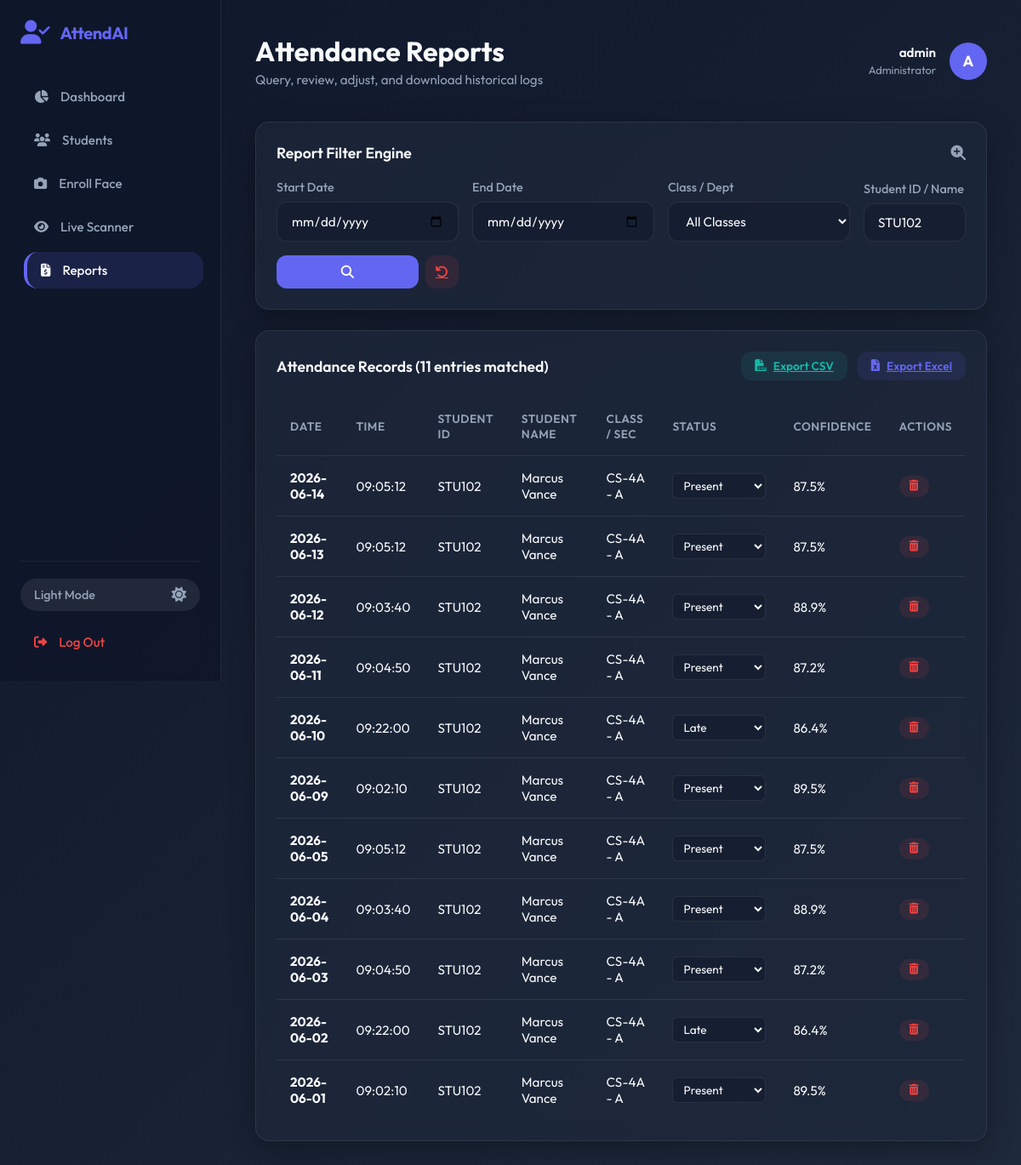
/reports?student_id=STU102 (signed in), run on the app's committed database.
### tables this page shows
CREATE TABLE attendance (
            attendance_id INTEGER PRIMARY KEY AUTOINCREMENT,
            student_id VARCHAR(50) NOT NULL,
            date DATE NOT NULL,
            time TIME NOT NULL,
            status VARCHAR(15) DEFAULT 'Present',
            recognition_confidence REAL,
            FOREIGN KEY (student_id) REFERENCES students(student_id) ON DELETE CASCADE,
            UNIQUE(student_id, date) -- Prevent duplicate logs for the same student on the same day
        );

CREATE TABLE students (
            student_id VARCHAR(50) PRIMARY KEY,
            name VARCHAR(100) NOT NULL,
            class_name VARCHAR(50) NOT NULL,
            section VARCHAR(10) NOT NULL,
            email VARCHAR(100) UNIQUE,
            phone VARCHAR(20),
            face_encoding TEXT, -- Serialized JSON list of float values
            image_path VARCHAR(255),
            created_at TIMESTAMP DEFAULT CURRENT_TIMESTAMP
        );

### app.py (the view)
@app.route('/reports', methods=['GET'])
@login_required
def reports():
    start_date = request.args.get('start_date', '').strip() or None
    end_date = request.args.get('end_date', '').strip() or None
    student_id = request.args.get('student_id', '').strip() or None
    class_filter = request.args.get('class_filter', '').strip() or None
    logs = database.get_attendance_history(start_date, end_date, student_id, class_filter)
    classes = database.get_all_classes()
    return render_template(
        'reports.html',
        logs=logs,
        classes=classes,
        start_date=start_date,
        end_date=end_date,
        student_id=student_id,
        class_filter=class_filter
    )

### app.py (called while the page is built)
def login_required(f):
    @wraps(f)
    def decorated_function(*args, **kwargs):
        if 'teacher_id' not in session:
            flash("Please sign in to access the system.", "error")
            return redirect(url_for('login'))
        return f(*args, **kwargs)
    return decorated_function

### database.py (called while the page is built)
def get_db_connection():
    conn = sqlite3.connect(DB_PATH)
    conn.row_factory = sqlite3.Row
    conn.execute("PRAGMA foreign_keys = ON;")
    return conn

def get_all_classes():
    conn = get_db_connection()
    classes = conn.execute("SELECT DISTINCT class_name FROM students ORDER BY class_name").fetchall()
    conn.close()
    return [c['class_name'] for c in classes]

### templates/reports.html (shortened to what this page needs)
{% extends "base.html" %}
{% block header_title %}Attendance Reports{% endblock %}
{% block header_subtitle %}Query, review, adjust, and download historical logs{% endblock %}
{% block content %}
<div class="glass-card" style="margin-bottom: 24px;">
    <div class="chart-title">
        <span>Report Filter Engine</span>
        <i class="fas fa-search-plus text-secondary" style="color: var(--text-secondary);"></i>
    </div>
    <form action="{{ url_for('reports') }}" method="GET" style="display: grid; grid-template-columns: repeat(auto-fit, minmax(200px, 1fr)) 120px; gap: 16px; align-items: end;">
        <div class="form-group" style="margin-bottom: 0;">
            <label for="start_date">Start Date</label>
            <input type="date" id="start_date" name="start_date" class="form-control" value="{{ start_date or '' }}">
        </div>
        <div class="form-group" style="margin-bottom: 0;">
            <label for="end_date">End Date</label>
            <input type="date" id="end_date" name="end_date" class="form-control" value="{{ end_date or '' }}">
        </div>
        <div class="form-group" style="margin-bottom: 0;">
            <label for="class_filter">Class / Dept</label>
            <select id="class_filter" name="class_filter" class="form-control">
                <option value="">All Classes</option>
            </select>
        </div>
        <div class="form-group" style="margin-bottom: 0;">
            <label for="student_id">Student ID / Name</label>
            <input type="text" id="student_id" name="student_id" class="form-control" placeholder="Search ID or Name" value="{{ student_id or '' }}">
        </div>
        <div style="display: flex; gap: 8px;">
            <button type="submit" class="btn btn-primary" style="padding: 12px; flex-grow: 1;" title="Apply Filter">
                <i class="fas fa-search"></i>
            </button>
            <a href="{{ url_for('reports') }}" class="btn btn-secondary" style="padding: 12px; background: rgba(239, 68, 68, 0.1); color: var(--danger);" title="Clear Filters">
                <i class="fas fa-undo"></i>
            </a>
        </div>
    </form>
</div>
<div class="glass-card">
    <div class="chart-title">
        <span>Attendance Records ({{ logs|length }} entries matched)</span>
        {% if logs %}
        <div style="display: flex; gap: 12px;">
            <a href="{{ url_for('export_csv', start_date=start_date, end_date=end_date, student_id=student_id, class_filter=class_filter) }}" class="btn btn-secondary" style="padding: 8px 16px; font-size: 0.85rem; background: rgba(20, 184, 166, 0.1); color: var(--secondary);">
                <i class="fas fa-file-csv"></i> Export CSV
            </a>
            <a href="{{ url_for('export_excel', start_date=start_date, end_date=end_date, student_id=student_id, class_filter=class_filter) }}" class="btn btn-secondary" style="padding: 8px 16px; font-size: 0.85rem; background: rgba(99, 102, 241, 0.1); color: var(--primary);">
                <i class="fas fa-file-excel"></i> Export Excel
            </a>
        </div>
        {% endif %}
    </div>
    <div class="table-container">
        <table>
            <thead>
                <tr>
                    <th>Date</th>
                    <th>Time</th>
                    <th>Student ID</th>
                    <th>Student Name</th>
                    <th>Class / Sec</th>
                    <th>Status</th>
                    <th>Confidence</th>
                    <th>Actions</th>
                </tr>
            </thead>
            <tbody>
                {% if logs %}
                    {% for log in logs %}
                    <tr>
                        <td><strong>{{ log.date }}</strong></td>
                        <td>{{ log.time }}</td>
                        <td>{{ log.student_id }}</td>
                        <td>{{ log.name }}</td>
                        <td>{{ log.class_name }} - {{ log.section }}</td>
                        <td>
                            <form action="{{ url_for('edit_attendance_status_route', attendance_id=log.attendance_id) }}" method="POST" style="display: inline-block;">
                                <select name="status" onchange="this.form.submit()" class="form-control" style="width: 110px; padding: 4px 8px; font-size: 0.85rem; height: auto; display: inline-block; border-radius: 6px;">
                                    <option value="Present" {% if log.status == 'Present' %}selected{% endif %}>Present</option>
                                    <option value="Late" {% if log.status == 'Late' %}selected{% endif %}>Late</option>
                                </select>
                            </form>
                        </td>
                        <td>
                            {% if log.recognition_confidence %}
                                {{ log.recognition_confidence }}%
                            {% else %}
                                100.0% (Manual)
                            {% endif %}
                        </td>
                        <td>
                            <form action="{{ url_for('delete_attendance_route', attendance_id=log.attendance_id) }}" method="POST" onsubmit="return confirm('Delete this attendance record?');" style="display: inline-block;">
                                <button type="submit" class="btn btn-secondary" style="padding: 6px 12px; font-size: 0.8rem; background: rgba(239, 68, 68, 0.1); color: var(--danger);" title="Delete Entry">
                                    <i class="fas fa-trash-alt"></i>
                                </button>
                            </form>
                        </td>
                    </tr>
                    {% endfor %}
                {% endif %}
            </tbody>
        </table>
    </div>
</div>
{% endblock %}

### static/css/style.css (style rules this page uses)
:root { --bg-gradient-start: #0f172a; --bg-gradient-end: #1e293b; --card-bg: rgba(30, 41, 59, 0.7); --card-border: rgba(255, 255, 255, 0.08); --text-primary: #f8fafc; --text-secondary: #94a3b8; --primary: #6366f1; --primary-hover: #4f46e5; --primary-light: rgba(99, 102, 241, 0.15); --secondary: #14b8a6; --secondary-light: rgba(20, 184, 166, 0.15); --danger: #ef4444; --danger-light: rgba(239, 68, 68, 0.15); --warning: #f59e0b; --success: #10b981; --sidebar-bg: rgba(15, 23, 42, 0.9); --shadow: 0 8px 32px 0 rgba(0, 0, 0, 0.3); --blur: 12px; --radius: 16px; --transition: all 0.3s cubic-bezier(0.4, 0, 0.2, 1); }
* { margin: 0; padding: 0; box-sizing: border-box; font-family: 'Outfit', sans-serif; }
body { background: linear-gradient(135deg, var(--bg-gradient-start), var(--bg-gradient-end)); min-height: 100vh; color: var(--text-primary); overflow-x: hidden; transition: var(--transition); }
.glass-card { background: var(--card-bg); backdrop-filter: blur(var(--blur)); -webkit-backdrop-filter: blur(var(--blur)); border: 1px solid var(--card-border); border-radius: var(--radius); padding: 24px; box-shadow: var(--shadow); transition: var(--transition); position: relative; overflow: hidden; }
.chart-title { font-size: 1.1rem; font-weight: 600; margin-bottom: 20px; display: flex; justify-content: space-between; align-items: center; }
.form-group { margin-bottom: 20px; }
.form-group label { display: block; margin-bottom: 8px; font-size: 0.9rem; font-weight: 500; color: var(--text-secondary); }
.form-control { width: 100%; padding: 12px 16px; background: rgba(15, 23, 42, 0.4); border: 1px solid var(--card-border); border-radius: 12px; color: var(--text-primary); font-size: 0.95rem; transition: var(--transition); }
.btn { display: inline-flex; align-items: center; justify-content: center; gap: 8px; padding: 12px 24px; font-size: 0.95rem; font-weight: 600; border-radius: 12px; border: none; cursor: pointer; transition: var(--transition); }
.btn-primary { background: var(--primary); color: #fff; }
.btn-secondary { background: rgba(148, 163, 184, 0.15); color: var(--text-primary); }
.table-container { width: 100%; overflow-x: auto; }
table { width: 100%; border-collapse: collapse; text-align: left; }
th { padding: 16px; border-bottom: 1px solid var(--card-border); color: var(--text-secondary); font-size: 0.85rem; text-transform: uppercase; letter-spacing: 0.5px; font-weight: 600; }
td { padding: 16px; border-bottom: 1px solid var(--card-border); font-size: 0.95rem; color: var(--text-primary); }
tr:last-child td { border-bottom: none; }

### data on the page
attendance: date "2026-06-14", time "09:05:12", student_id "STU102", name "Marcus Vance", class_name "CS-4A", section "A", status "Present", recognition_confidence "87.5"
attendance: date "2026-06-13", time "09:05:12", student_id "STU102", name "Marcus Vance", class_name "CS-4A", section "A", status "Present", recognition_confidence "87.5"
attendance: date "2026-06-12", time "09:03:40", student_id "STU102", name "Marcus Vance", class_name "CS-4A", section "A", status "Present", recognition_confidence "88.9"
attendance: date "2026-06-11", time "09:04:50", student_id "STU102", name "Marcus Vance", class_name "CS-4A", section "A", status "Present", recognition_confidence "87.2"
attendance: date "2026-06-10", time "09:22:00", student_id "STU102", name "Marcus Vance", class_name "CS-4A", section "A", status "Late", recognition_confidence "86.4"
attendance: date "2026-06-09", time "09:02:10", student_id "STU102", name "Marcus Vance", class_name "CS-4A", section "A", status "Present", recognition_confidence "89.5"
attendance: date "2026-06-05", time "09:05:12", student_id "STU102", name "Marcus Vance", class_name "CS-4A", section "A", status "Present", recognition_confidence "87.5"
attendance: date "2026-06-04", time "09:03:40", student_id "STU102", name "Marcus Vance", class_name "CS-4A", section "A", status "Present", recognition_confidence "88.9"
attendance: date "2026-06-03", time "09:04:50", student_id "STU102", name "Marcus Vance", class_name "CS-4A", section "A", status "Present", recognition_confidence "87.2"
attendance: date "2026-06-02", time "09:22:00", student_id "STU102", name "Marcus Vance", class_name "CS-4A", section "A", status "Late", recognition_confidence "86.4"
attendance: date "2026-06-01", time "09:02:10", student_id "STU102", name "Marcus Vance", class_name "CS-4A", section "A", status "Present", recognition_confidence "89.5"

### other printed values
{{ session.get('username', 'Teacher') }} "admin"
{{ session.get('username', 'T')[0].upper() }} "A"
{{ logs|length }} "11"
